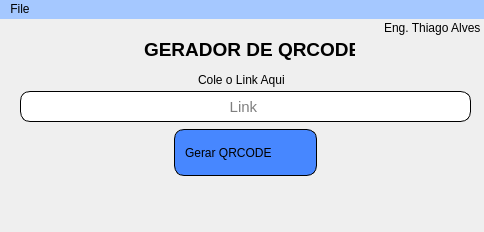
<?xml version="1.0" encoding="UTF-8"?>
<ui version="4.0">
 <class>MainWindow</class>
 <widget class="QMainWindow" name="MainWindow">
  <property name="geometry">
   <rect>
    <x>0</x>
    <y>0</y>
    <width>484</width>
    <height>232</height>
   </rect>
  </property>
  <property name="windowTitle">
   <string>QRCode Generator</string>
  </property>
  <property name="windowIcon">
   <iconset>
    <normaloff>Linkedin_Profile_QRCODE.png</normaloff>Linkedin_Profile_QRCODE.png</iconset>
  </property>
  <property name="styleSheet">
   <string notr="true">QMenuBar{
	background-color: rgb(165, 200, 255);
	color:black;
}</string>
  </property>
  <widget class="QWidget" name="centralwidget">
   <widget class="QLineEdit" name="lineEdit">
    <property name="geometry">
     <rect>
      <x>20</x>
      <y>72</y>
      <width>451</width>
      <height>31</height>
     </rect>
    </property>
    <property name="font">
     <font>
      <pointsize>11</pointsize>
     </font>
    </property>
    <property name="styleSheet">
     <string notr="true">background-color: rgb(255, 255, 255);
border-radius:10px;
border-style:outset;
border-color:black;
border-width:1px;

</string>
    </property>
    <property name="alignment">
     <set>Qt::AlignCenter</set>
    </property>
    <property name="placeholderText">
     <string>Link </string>
    </property>
   </widget>
   <widget class="QLabel" name="label">
    <property name="geometry">
     <rect>
      <x>144</x>
      <y>20</y>
      <width>211</width>
      <height>21</height>
     </rect>
    </property>
    <property name="font">
     <font>
      <pointsize>14</pointsize>
      <bold>true</bold>
     </font>
    </property>
    <property name="text">
     <string>GERADOR DE QRCODE</string>
    </property>
   </widget>
   <widget class="QPushButton" name="pushButton">
    <property name="geometry">
     <rect>
      <x>174</x>
      <y>110</y>
      <width>143</width>
      <height>47</height>
     </rect>
    </property>
    <property name="cursor">
     <cursorShape>PointingHandCursor</cursorShape>
    </property>
    <property name="layoutDirection">
     <enum>Qt::LeftToRight</enum>
    </property>
    <property name="styleSheet">
     <string notr="true">QPushButton{
	border-color: rgb(0, 0, 0);
	border-width:1px;
	border-style:outset;
	background-color: rgb(71, 135, 255);
	text-align:left;
	padding-left:10px;
	padding-top:5px;
	padding-right:5px;
	padding-bottom:5px;
	border-radius:10px;
}
QPushButton:hover{
	
	background-color: rgb(167, 234, 255);
}
QPushButton:pressed{
	
	
	background-color: rgb(105, 255, 175);
}

</string>
    </property>
    <property name="text">
     <string>Gerar QRCODE</string>
    </property>
    <property name="icon">
     <iconset>
      <normaloff>download.png</normaloff>download.png</iconset>
    </property>
    <property name="iconSize">
     <size>
      <width>25</width>
      <height>25</height>
     </size>
    </property>
   </widget>
   <widget class="QLabel" name="label_3">
    <property name="geometry">
     <rect>
      <x>198</x>
      <y>50</y>
      <width>97</width>
      <height>21</height>
     </rect>
    </property>
    <property name="font">
     <font>
      <pointsize>9</pointsize>
     </font>
    </property>
    <property name="text">
     <string>Cole o Link Aqui</string>
    </property>
   </widget>
   <widget class="QLabel" name="status">
    <property name="geometry">
     <rect>
      <x>22</x>
      <y>176</y>
      <width>445</width>
      <height>21</height>
     </rect>
    </property>
    <property name="font">
     <font>
      <pointsize>12</pointsize>
     </font>
    </property>
    <property name="styleSheet">
     <string notr="true">color: rgb(0, 0, 255);</string>
    </property>
    <property name="text">
     <string/>
    </property>
    <property name="alignment">
     <set>Qt::AlignCenter</set>
    </property>
   </widget>
   <widget class="QLabel" name="label_4">
    <property name="geometry">
     <rect>
      <x>384</x>
      <y>-2</y>
      <width>97</width>
      <height>21</height>
     </rect>
    </property>
    <property name="font">
     <font>
      <pointsize>9</pointsize>
     </font>
    </property>
    <property name="text">
     <string>Eng. Thiago Alves</string>
    </property>
   </widget>
  </widget>
  <widget class="QMenuBar" name="menubar">
   <property name="geometry">
    <rect>
     <x>0</x>
     <y>0</y>
     <width>484</width>
     <height>22</height>
    </rect>
   </property>
   <widget class="QMenu" name="menuFile">
    <property name="title">
     <string>File</string>
    </property>
   </widget>
   <addaction name="menuFile"/>
  </widget>
  <action name="actionSalva">
   <property name="text">
    <string>Salvar</string>
   </property>
   <property name="font">
    <font>
     <pointsize>10</pointsize>
    </font>
   </property>
  </action>
  <action name="actionBrir">
   <property name="text">
    <string>Brir</string>
   </property>
  </action>
 </widget>
 <resources/>
 <connections/>
</ui>
